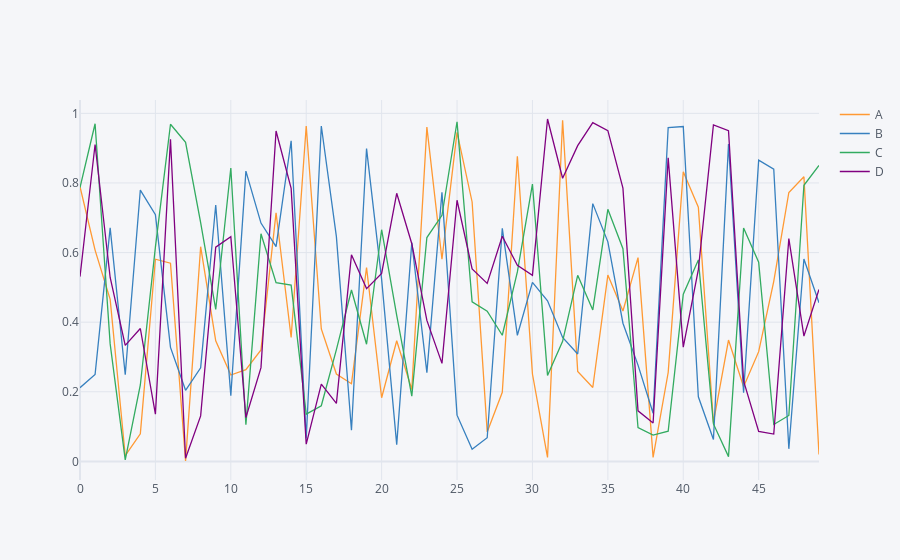

Notebook code cell kept with this figure:
### Code cell
arr_1 =np.random.rand(50,4)
df_1 = pd.DataFrame(arr_1,columns=['A','B','C','D'])
df_1.head()
df_1.iplot()
